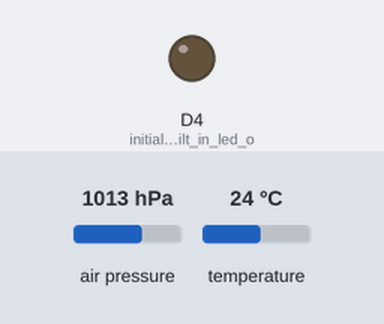
This sketch was run on a simulated ESP8266 (NodeMCU). On the bench: output pins drawn as LEDs (lit = HIGH). The test bench sets the inputs (shaded band); at power-on: air pressure 1013 hPa, temperature 24 °C. WiFi joins after 1.5 s; servers stay silent unless stated; uploads are accepted with an empty reply; what the sketch prints to the serial monitor is not drawn.

Above: at 5.6 s.
Timing chart, 0 to 10.6 s (numbered marks = the images above):
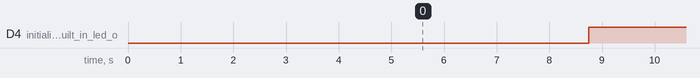

Measured:
- by itself, D4 (initialize_built_in_led_o): alternates HIGH for 3.2 s and LOW for 3.0 s

The sketch:

SensorToWebDB.ino
```cpp
/* Code Written by Rishi Tiwari
 *  Website:- https://tricksumo.com
*/

#include <ESP8266WiFi.h>
#include <ESP8266HTTPClient.h>
#include <SPI.h>
#include <Adafruit_Sensor.h>
#include <Adafruit_BMP280.h>
#include <Wire.h>

#define D1 5
#define D2 4
#define D3 0
#define D4 2
#define D5 14
#define D6 12

// assign the SPI bus to pins
#define BMP_SCK D1
#define BMP_MISO D5
#define BMP_MOSI D2
#define BMP1_CS D3
#define BMP2_CS D4
#define BMP3_CS D6
#define SEALEVELPRESSURE_HPA (1013.25)

Adafruit_BMP280 bmp1(BMP1_CS, BMP_MOSI, BMP_MISO, BMP_SCK); // software SPI
Adafruit_BMP280 bmp2(BMP2_CS, BMP_MOSI, BMP_MISO, BMP_SCK); // software SPI
Adafruit_BMP280 bmp3(BMP3_CS, BMP_MOSI, BMP_MISO, BMP_SCK); // software SPI

// Update HOST URL here

#define HOST "example.com"          // Enter HOST URL without "http:// "  and "/" at the end of URL

#define WIFI_SSID "<ENTER_SSID_HERE>"            // WIFI SSID here
#define WIFI_PASSWORD "<ENTER_WIFI_PASSWORD_HERE>"        // WIFI password here

// Declare global variables which will be uploaded to server

const char* serverName = "http://example.000webhostapp.com/<write_to_database_file>.php";

String sTemp, sPress, sAlt, sDID, postData;


void setup() {
  // Begin Serial Clock
  Serial.begin(115200);
  Serial.println("Communication Started \n\n");
  delay(1000);

  // Begin BMP sensor array
  bool status;
  int count = 0;
  int total = 3;

  // default settings
  status = bmp1.begin();
  if (!status) {
    Serial.println("Could not find a valid BMP280 sensor 1 , check wiring!");
  }
  else { count += 1; }

  // default settings
  status = bmp2.begin();
  if (!status) {
    Serial.println("Could not find a valid BMP280 sensor 2 , check wiring!");
  }
  else { count += 1; }

  // default settings
  status = bmp3.begin();
  if (!status) {
    Serial.println("Could not find a valid BMP280 sensor 3 , check wiring!");
  }
  else { count += 1; }

  String s1 = "BMP Init Complete ... " + String(count) + "/" + String(total) + " Devices Initialized Successfully";
  Serial.println(s1);

  pinMode(LED_BUILTIN, OUTPUT);     // initialize built in led on the board

  // WiFi Setup
  WiFi.mode(WIFI_STA);
  WiFi.begin(WIFI_SSID, WIFI_PASSWORD);                                     //try to connect with wifi
  Serial.print("Connecting to ");
  Serial.print(WIFI_SSID);
  while (WiFi.status() != WL_CONNECTED)
  { Serial.print(".");
      delay(500); }

  Serial.println();
  Serial.print("Connected to ");
  Serial.println(WIFI_SSID);
  Serial.print("IP Address is : ");
  Serial.println(WiFi.localIP());    //print local IP address

  delay(30);
}


void loop() {

  String DIDs[3] = { "1", "2", "3" };
  float measures[][3] = {
                          {bmp1.readTemperature(), bmp1.readPressure(), bmp1.readAltitude(SEALEVELPRESSURE_HPA)},
                          {bmp2.readTemperature(), bmp2.readPressure(), bmp2.readAltitude(SEALEVELPRESSURE_HPA)},
                          {bmp3.readTemperature(), bmp3.readPressure(), bmp3.readAltitude(SEALEVELPRESSURE_HPA)},
                        };

  for(int i = 0; i < 3; i++) {
    String t = String(measures[i][0]);
    String p = String(measures[i][1]);
    String a = String(measures[i][2]);
    sendToServerHTTP(t, p, a, DIDs[i]);
    String sent = "Sent Data: DID=" + DIDs[i] + "Temp=" + t + "Press=" + p + "Alt=" + a;
    Serial.println(sent);
  }

  /*
  HTTPClient http;    // http object of clas HTTPClient


  // Convert integer variables to string
  //sendval = val;
  //sendval2 = val2;


  postData = "sTemp=" + temp + "&sPress=" + pres + "&sAlt=" + alt +"&sDID=1"; // Single device with hardcoded DID

  // We can post values to PHP files as  example.com/dbwrite.php?name1=val1&name2=val2&name3=val3
  // Hence created variable postDAta and stored our variables in it in desired format
  // For more detials, refer:- https://www.tutorialspoint.com/php/php_get_post.htm

  // Update Host URL here:-

  http.begin(serverName);              // Connect to host where MySQL databse is hosted
  http.addHeader("Content-Type", "application/x-www-form-urlencoded");            //Specify content-type header


  int httpCode = http.POST(postData);   // Send POST request to php file and store server response code in variable named httpCode
  //Serial.println("Values are, "sTemp=" + temp + "&sPress=" + pres + "&sAlt=" + alt +"&sDID=1" );


  // if connection eatablished then do this
  if (httpCode == 200) { Serial.println("Values uploaded successfully."); Serial.println(httpCode);
  String webpage = http.getString();    // Get html webpage output and store it in a string
  Serial.println(webpage + "\n");
  }

  // if failed to connect then return and restart

  else {
    Serial.println(httpCode);
    Serial.println("Failed to upload values. \n");
    http.end();
    return; }


  delay(3000);
  digitalWrite(LED_BUILTIN, LOW);
  delay(3000);
  digitalWrite(LED_BUILTIN, HIGH);
  */

}

void sendToServerHTTP(String temp, String pres, String alt, String DID) {
  HTTPClient http;    // http object of clas HTTPClient


  // Convert integer variables to string
  //sendval = val;
  //sendval2 = val2;


  postData = "sTemp=" + temp + "&sPress=" + pres + "&sAlt=" + alt +"&sDID=" + DID;

  // We can post values to PHP files as  example.com/dbwrite.php?name1=val1&name2=val2&name3=val3
  // Hence created variable postDAta and stored our variables in it in desired format
  // For more detials, refer:- https://www.tutorialspoint.com/php/php_get_post.htm

  // Update Host URL here:-

  http.begin(serverName);              // Connect to host where MySQL databse is hosted
  http.addHeader("Content-Type", "application/x-www-form-urlencoded");            //Specify content-type header


  int httpCode = http.POST(postData);   // Send POST request to php file and store server response code in variable named httpCode
  //Serial.println("Values are, "sTemp=" + temp + "&sPress=" + pres + "&sAlt=" + alt +"&sDID=1" );


  // if connection eatablished then do this
  if (httpCode == 200) { Serial.println("Values uploaded successfully."); Serial.println(httpCode);
  String webpage = http.getString();    // Get html webpage output and store it in a string
  Serial.println(webpage + "\n");
  }

  // if failed to connect then return and restart

  else {
    Serial.println(httpCode);
    Serial.println("Failed to upload values. \n");
    http.end();
    return; }


  delay(3000);
  digitalWrite(LED_BUILTIN, LOW);
  delay(3000);
  digitalWrite(LED_BUILTIN, HIGH);

}
```
